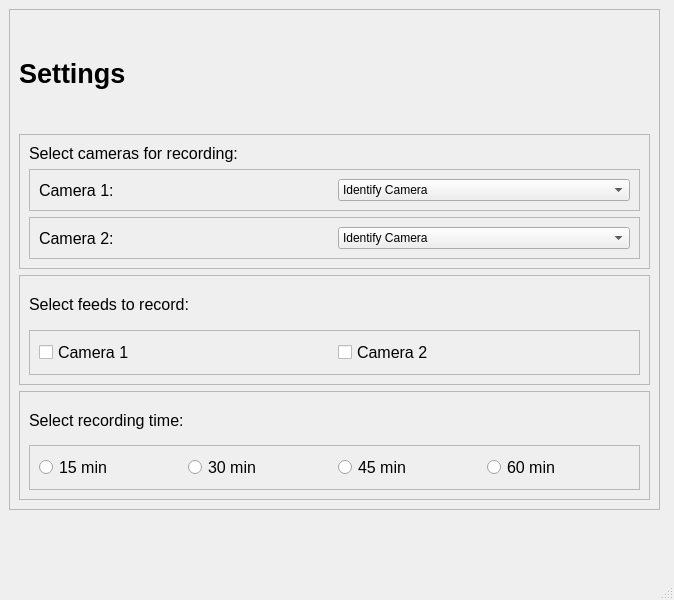
<?xml version="1.0" encoding="UTF-8"?>
<ui version="4.0">
 <class>MainWindow</class>
 <widget class="QMainWindow" name="MainWindow">
  <property name="geometry">
   <rect>
    <x>0</x>
    <y>0</y>
    <width>674</width>
    <height>600</height>
   </rect>
  </property>
  <property name="sizePolicy">
   <sizepolicy hsizetype="Fixed" vsizetype="Fixed">
    <horstretch>0</horstretch>
    <verstretch>0</verstretch>
   </sizepolicy>
  </property>
  <property name="windowTitle">
   <string>MainWindow</string>
  </property>
  <widget class="QWidget" name="centralwidget">
   <widget class="QFrame" name="MainFrame">
    <property name="geometry">
     <rect>
      <x>9</x>
      <y>9</y>
      <width>651</width>
      <height>501</height>
     </rect>
    </property>
    <property name="frameShape">
     <enum>QFrame::StyledPanel</enum>
    </property>
    <property name="frameShadow">
     <enum>QFrame::Raised</enum>
    </property>
    <layout class="QVBoxLayout" name="verticalLayout">
     <item>
      <widget class="QLabel" name="Title">
       <property name="font">
        <font>
         <pointsize>20</pointsize>
         <bold>true</bold>
        </font>
       </property>
       <property name="text">
        <string>Settings</string>
       </property>
      </widget>
     </item>
     <item>
      <widget class="QFrame" name="frame">
       <property name="frameShape">
        <enum>QFrame::StyledPanel</enum>
       </property>
       <property name="frameShadow">
        <enum>QFrame::Raised</enum>
       </property>
       <layout class="QVBoxLayout" name="verticalLayout_3">
        <item>
         <widget class="QLabel" name="label_2">
          <property name="font">
           <font>
            <pointsize>12</pointsize>
           </font>
          </property>
          <property name="text">
           <string>Select cameras for recording:</string>
          </property>
         </widget>
        </item>
        <item>
         <widget class="QFrame" name="CamSel1">
          <property name="frameShape">
           <enum>QFrame::StyledPanel</enum>
          </property>
          <property name="frameShadow">
           <enum>QFrame::Raised</enum>
          </property>
          <layout class="QHBoxLayout" name="horizontalLayout_2">
           <item>
            <widget class="QLabel" name="label_3">
             <property name="font">
              <font>
               <pointsize>12</pointsize>
              </font>
             </property>
             <property name="text">
              <string>Camera 1:</string>
             </property>
            </widget>
           </item>
           <item>
            <widget class="QComboBox" name="comboBox">
             <item>
              <property name="text">
               <string>Identify Camera</string>
              </property>
             </item>
             <item>
              <property name="text">
               <string>Identify Camera</string>
              </property>
             </item>
            </widget>
           </item>
          </layout>
         </widget>
        </item>
        <item>
         <widget class="QFrame" name="CamSel2">
          <property name="frameShape">
           <enum>QFrame::StyledPanel</enum>
          </property>
          <property name="frameShadow">
           <enum>QFrame::Raised</enum>
          </property>
          <layout class="QHBoxLayout" name="horizontalLayout_3">
           <item>
            <widget class="QLabel" name="label_4">
             <property name="font">
              <font>
               <pointsize>12</pointsize>
              </font>
             </property>
             <property name="text">
              <string>Camera 2:</string>
             </property>
            </widget>
           </item>
           <item>
            <widget class="QComboBox" name="comboBox_2">
             <item>
              <property name="text">
               <string>Identify Camera</string>
              </property>
             </item>
             <item>
              <property name="text">
               <string>Identify Camera</string>
              </property>
             </item>
            </widget>
           </item>
          </layout>
         </widget>
        </item>
       </layout>
      </widget>
     </item>
     <item>
      <widget class="QFrame" name="RecOps">
       <property name="minimumSize">
        <size>
         <width>0</width>
         <height>50</height>
        </size>
       </property>
       <property name="frameShape">
        <enum>QFrame::StyledPanel</enum>
       </property>
       <property name="frameShadow">
        <enum>QFrame::Raised</enum>
       </property>
       <layout class="QVBoxLayout" name="verticalLayout_2">
        <item>
         <widget class="QLabel" name="label">
          <property name="minimumSize">
           <size>
            <width>0</width>
            <height>20</height>
           </size>
          </property>
          <property name="font">
           <font>
            <pointsize>12</pointsize>
           </font>
          </property>
          <property name="text">
           <string>Select feeds to record:</string>
          </property>
         </widget>
        </item>
        <item>
         <widget class="QFrame" name="Options">
          <property name="frameShape">
           <enum>QFrame::StyledPanel</enum>
          </property>
          <property name="frameShadow">
           <enum>QFrame::Raised</enum>
          </property>
          <layout class="QHBoxLayout" name="horizontalLayout">
           <item>
            <widget class="QCheckBox" name="checkBox_2">
             <property name="font">
              <font>
               <pointsize>12</pointsize>
              </font>
             </property>
             <property name="text">
              <string>Camera 1</string>
             </property>
            </widget>
           </item>
           <item>
            <widget class="QCheckBox" name="checkBox">
             <property name="font">
              <font>
               <pointsize>12</pointsize>
              </font>
             </property>
             <property name="text">
              <string>Camera 2</string>
             </property>
            </widget>
           </item>
          </layout>
         </widget>
        </item>
       </layout>
      </widget>
     </item>
     <item>
      <widget class="QFrame" name="frame_2">
       <property name="frameShape">
        <enum>QFrame::StyledPanel</enum>
       </property>
       <property name="frameShadow">
        <enum>QFrame::Raised</enum>
       </property>
       <layout class="QVBoxLayout" name="verticalLayout_4">
        <item>
         <widget class="QLabel" name="label_5">
          <property name="font">
           <font>
            <pointsize>12</pointsize>
           </font>
          </property>
          <property name="text">
           <string>Select recording time:</string>
          </property>
         </widget>
        </item>
        <item>
         <widget class="QFrame" name="frame_3">
          <property name="frameShape">
           <enum>QFrame::StyledPanel</enum>
          </property>
          <property name="frameShadow">
           <enum>QFrame::Raised</enum>
          </property>
          <layout class="QHBoxLayout" name="horizontalLayout_4">
           <item>
            <widget class="QRadioButton" name="radioButton">
             <property name="font">
              <font>
               <pointsize>12</pointsize>
              </font>
             </property>
             <property name="text">
              <string>15 min</string>
             </property>
            </widget>
           </item>
           <item>
            <widget class="QRadioButton" name="radioButton_2">
             <property name="font">
              <font>
               <pointsize>12</pointsize>
              </font>
             </property>
             <property name="text">
              <string>30 min</string>
             </property>
            </widget>
           </item>
           <item>
            <widget class="QRadioButton" name="radioButton_3">
             <property name="font">
              <font>
               <pointsize>12</pointsize>
              </font>
             </property>
             <property name="text">
              <string>45 min</string>
             </property>
            </widget>
           </item>
           <item>
            <widget class="QRadioButton" name="radioButton_4">
             <property name="font">
              <font>
               <pointsize>12</pointsize>
              </font>
             </property>
             <property name="text">
              <string>60 min</string>
             </property>
            </widget>
           </item>
          </layout>
         </widget>
        </item>
       </layout>
      </widget>
     </item>
    </layout>
   </widget>
  </widget>
  <widget class="QMenuBar" name="menubar">
   <property name="geometry">
    <rect>
     <x>0</x>
     <y>0</y>
     <width>674</width>
     <height>22</height>
    </rect>
   </property>
  </widget>
  <widget class="QStatusBar" name="statusbar"/>
 </widget>
 <resources/>
 <connections/>
</ui>
